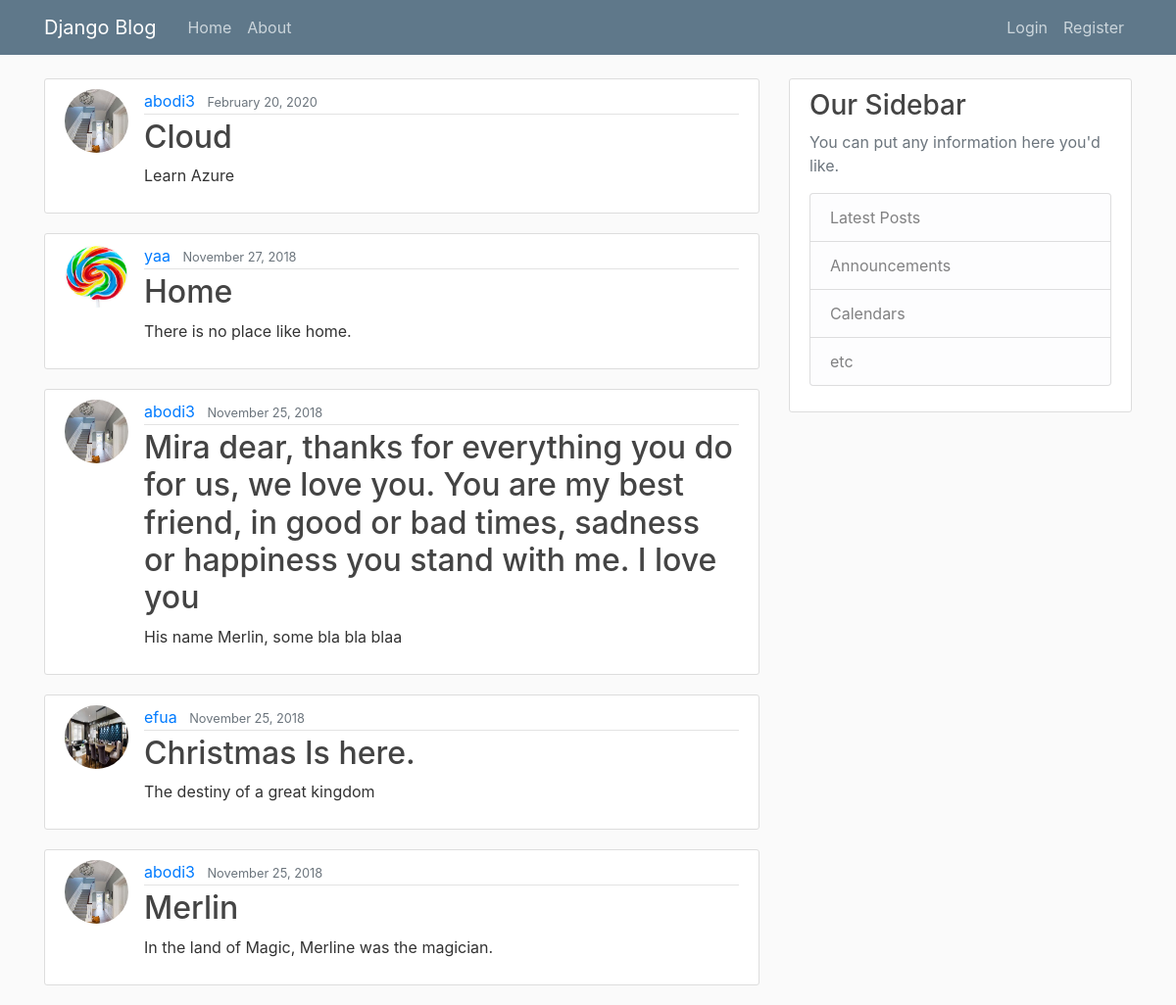
Before: / with the older database file.
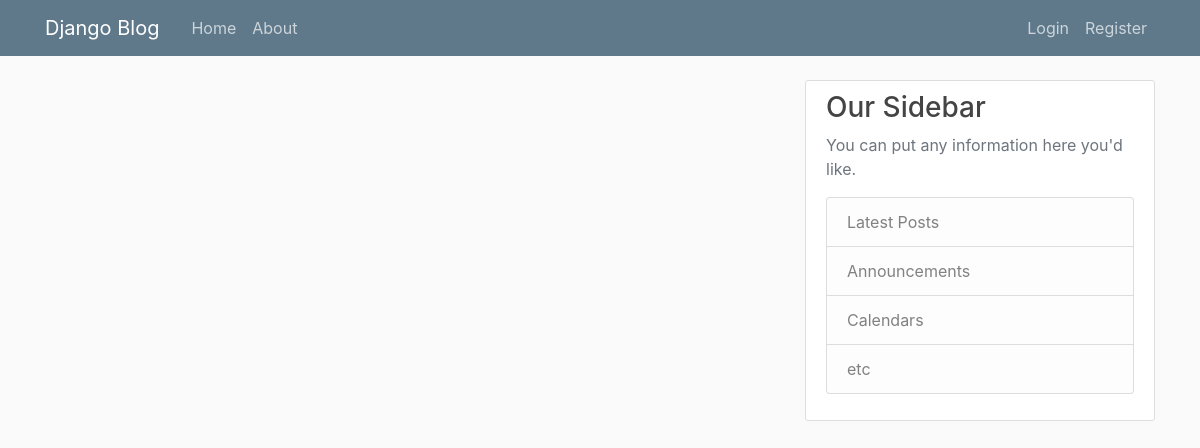
After: the same page with the newer database file.
### blog/models.py (models this page shows, shortened)
class Post(models.Model):
	title = models.CharField(max_length = 100)
	content = models.TextField()
	date_posted = models.DateTimeField(default=timezone.now)
	author = models.ForeignKey(User, on_delete=models.CASCADE)

### users/models.py (models this page shows, shortened)
class Profile(models.Model):
	user = models.OneToOneField(User, on_delete=models.CASCADE)
	image = models.ImageField(default = 'default.jpg', upload_to='profile_pics')

### blog/views.py (the view)
# urls.py: path('', PostListView.as_view(), name='blog-home'),
class PostListView(ListView):
	model = Post
	template_name = 'blog/home.html'
	context_object_name ='posts'
	ordering = ['-date_posted']

### blog/templates/blog/home.html
{% extends "blog/base.html"%}
{% block content %}
	{% for post in posts%}
	<article class="media content-section">
		<img class="rounded-circle article-img"src="{{post.author.profile.image.url}}">
		  <div class="media-body">
		    <div class="article-metadata">
		      <a class="mr-2" href="#">{{ post.author }}</a>
		      <small class="text-muted">{{ post.date_posted|date:"F d, Y" }}</small>
		    </div>
		    <h2><a class="article-title" href="{% url 'post-detail' post.id %}">{{ post.title }}</a></h2>
		    <p class="article-content">{{ post.content }}</p>
		  </div>
	</article>
	{% endfor %}
{% endblock content %}

### blog/templates/blog/base.html (shortened to what this page needs)
{% load static %}
<!DOCTYPE html>
<html>
<head>
    <link rel="stylesheet" href="https://stackpath.bootstrapcdn.com/bootstrap/4.1.3/css/bootstrap.min.css">
    <link rel="stylesheet" type="text/css" href="{% static 'blog/main.css' %}">
</head>
<body>
	<header class="site-header">
  		<nav class="navbar navbar-expand-md navbar-dark bg-steel fixed-top">
    	<div class="container">
      		<a class="navbar-brand mr-4" href="/">Django Blog</a>
      	<div class="collapse navbar-collapse" id="navbarToggle">
        	<div class="navbar-nav mr-auto">
          	<a class="nav-item nav-link" href="{% url 'blog-home' %}">Home</a>
          	<a class="nav-item nav-link" href="{%url 'blog-about'%}">About</a>
        </div>
        <div class="navbar-nav">
          {% if user.is_authenticated %}
          <a class="nav-item nav-link" href="{% url 'profile' %}">Profile</a>
          <a class="nav-item nav-link" href="{% url 'logout' %}">Logout</a>
          {% else %}
          <a class="nav-item nav-link" href="{% url 'login' %}">Login</a>
          <a class="nav-item nav-link" href="{% url 'register' %}">Register</a>
          {% endif %}
        </div>
      </div>
    </div>
  </nav>
</header>
	<main role="main" class="container">
  <div class="row">
    <div class="col-md-8">
      {% block content %}{% endblock %}
    </div>
    <div class="col-md-4">
      <div class="content-section">
        <h3>Our Sidebar</h3>
        <p class='text-muted'>You can put any information here you'd like.
          <ul class="list-group">
            <li class="list-group-item list-group-item-light">Latest Posts</li>
            <li class="list-group-item list-group-item-light">Announcements</li>
            <li class="list-group-item list-group-item-light">Calendars</li>
            <li class="list-group-item list-group-item-light">etc</li>
          </ul>
        </p>
      </div>
    </div>
  </div>
</main>
</body>
</html>

### blog/static/blog/main.css (style rules this page uses)
body { background: #fafafa; color: #333333; margin-top: 5rem; }
h1, h2, h3, h4, h5, h6 { color: #444444; }
ul { margin: 0; }
.bg-steel { background-color: #5f788a; }
.site-header .navbar-nav .nav-link { color: #cbd5db; }
.content-section { background: #ffffff; padding: 10px 20px; border: 1px solid #dddddd; border-radius: 3px; margin-bottom: 20px; }

Changed rows visible on the page:
removed Post: author.profile.image (picture), author "abodi3", date_posted "February 20, 2020", title "Cloud", content "Learn Azure"
removed Post: author.profile.image (picture), author "yaa", date_posted "November 27, 2018", title "Home", content "There is no place like home."
removed Post: author.profile.image (picture), author "abodi3", date_posted "November 25, 2018", title "Mira dear, thanks for everything you do for us, we love you. You are my best friend, in good or bad times, sadness or happiness you stand with me. I love you", content "His name Merlin, some bla bla blaa"
removed Post: author.profile.image (picture), author "efua", date_posted "November 25, 2018", title "Christmas Is here.", content "The destiny of a great kingdom"
removed Post: author.profile.image (picture), author "abodi3", date_posted "November 25, 2018", title "Merlin", content "In the land of Magic, Merline was the magician."
